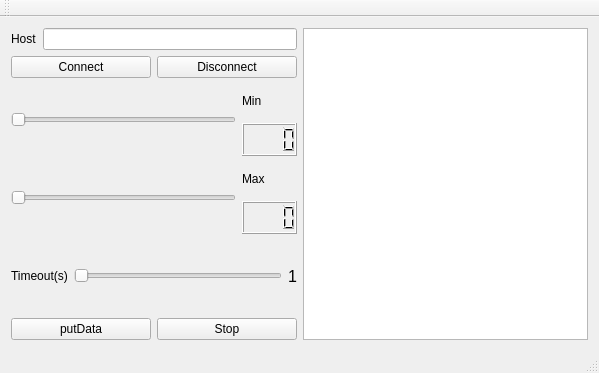
<?xml version="1.0" encoding="UTF-8"?>
<ui version="4.0">
 <class>MainWindow</class>
 <widget class="QMainWindow" name="MainWindow">
  <property name="geometry">
   <rect>
    <x>0</x>
    <y>0</y>
    <width>599</width>
    <height>373</height>
   </rect>
  </property>
  <property name="windowTitle">
   <string>MainWindow</string>
  </property>
  <property name="autoFillBackground">
   <bool>false</bool>
  </property>
  <widget class="QWidget" name="centralWidget">
   <layout class="QGridLayout" name="gridLayout">
    <item row="0" column="0">
     <layout class="QHBoxLayout" name="horizontalLayout_6">
      <item>
       <widget class="QLabel" name="label_3">
        <property name="text">
         <string>Host</string>
        </property>
       </widget>
      </item>
      <item>
       <widget class="QLineEdit" name="lineEdit_Host"/>
      </item>
     </layout>
    </item>
    <item row="1" column="0">
     <layout class="QHBoxLayout" name="horizontalLayout_5">
      <item>
       <widget class="QPushButton" name="pushButton_connect">
        <property name="text">
         <string>Connect</string>
        </property>
       </widget>
      </item>
      <item>
       <widget class="QPushButton" name="pushButton_disconnect">
        <property name="text">
         <string>Disconnect</string>
        </property>
       </widget>
      </item>
     </layout>
    </item>
    <item row="2" column="0">
     <layout class="QHBoxLayout" name="horizontalLayout_2">
      <item>
       <widget class="QSlider" name="horizontalSlider_min">
        <property name="orientation">
         <enum>Qt::Horizontal</enum>
        </property>
       </widget>
      </item>
      <item>
       <layout class="QVBoxLayout" name="verticalLayout">
        <item>
         <widget class="QLabel" name="label">
          <property name="text">
           <string>Min</string>
          </property>
         </widget>
        </item>
        <item>
         <widget class="QLCDNumber" name="lcdNumber_min">
          <property name="sizePolicy">
           <sizepolicy hsizetype="Minimum" vsizetype="Minimum">
            <horstretch>0</horstretch>
            <verstretch>0</verstretch>
           </sizepolicy>
          </property>
          <property name="smallDecimalPoint">
           <bool>false</bool>
          </property>
          <property name="digitCount">
           <number>4</number>
          </property>
          <property name="segmentStyle">
           <enum>QLCDNumber::Filled</enum>
          </property>
         </widget>
        </item>
       </layout>
      </item>
     </layout>
    </item>
    <item row="3" column="0">
     <layout class="QHBoxLayout" name="horizontalLayout">
      <item>
       <widget class="QSlider" name="horizontalSlider_max">
        <property name="orientation">
         <enum>Qt::Horizontal</enum>
        </property>
       </widget>
      </item>
      <item>
       <layout class="QVBoxLayout" name="verticalLayout_2">
        <item>
         <widget class="QLabel" name="label_2">
          <property name="text">
           <string>Max</string>
          </property>
         </widget>
        </item>
        <item>
         <widget class="QLCDNumber" name="lcdNumber_max">
          <property name="digitCount">
           <number>4</number>
          </property>
         </widget>
        </item>
       </layout>
      </item>
     </layout>
    </item>
    <item row="4" column="0">
     <layout class="QHBoxLayout" name="horizontalLayout_3">
      <item>
       <widget class="QLabel" name="label_4">
        <property name="text">
         <string>Timeout(s)</string>
        </property>
       </widget>
      </item>
      <item>
       <widget class="QSlider" name="horizontalSlider_time">
        <property name="minimum">
         <number>1</number>
        </property>
        <property name="maximum">
         <number>60</number>
        </property>
        <property name="orientation">
         <enum>Qt::Horizontal</enum>
        </property>
       </widget>
      </item>
      <item>
       <widget class="QLabel" name="label_5">
        <property name="font">
         <font>
          <pointsize>12</pointsize>
         </font>
        </property>
        <property name="text">
         <string>1</string>
        </property>
       </widget>
      </item>
     </layout>
    </item>
    <item row="5" column="0">
     <layout class="QHBoxLayout" name="horizontalLayout_4">
      <item>
       <widget class="QPushButton" name="pushButtonPut">
        <property name="text">
         <string>putData</string>
        </property>
       </widget>
      </item>
      <item>
       <widget class="QPushButton" name="pushButton_stop">
        <property name="text">
         <string>Stop</string>
        </property>
       </widget>
      </item>
     </layout>
    </item>
    <item row="0" column="1" rowspan="6">
     <widget class="QTextBrowser" name="textBrowser"/>
    </item>
   </layout>
   <zorder>lcdNumber_min</zorder>
   <zorder>label</zorder>
   <zorder>horizontalSlider_min</zorder>
   <zorder>layoutWidget</zorder>
   <zorder>label_2</zorder>
   <zorder>horizontalSlider_time</zorder>
   <zorder>label_4</zorder>
   <zorder>lcdNumber_time</zorder>
   <zorder></zorder>
   <zorder>horizontalSpacer</zorder>
   <zorder>pushButtonPut</zorder>
   <zorder>pushButton_stop</zorder>
   <zorder>lineEdit_Host</zorder>
   <zorder>label_3</zorder>
   <zorder>pushButton_disconnect</zorder>
   <zorder>line</zorder>
   <zorder>verticalSpacer</zorder>
   <zorder>line</zorder>
   <zorder>verticalSpacer_2</zorder>
   <zorder></zorder>
   <zorder></zorder>
   <zorder></zorder>
   <zorder>pushButton_connect</zorder>
   <zorder>textBrowser</zorder>
   <zorder>label_2</zorder>
  </widget>
  <widget class="QMenuBar" name="menuBar">
   <property name="geometry">
    <rect>
     <x>0</x>
     <y>0</y>
     <width>599</width>
     <height>21</height>
    </rect>
   </property>
  </widget>
  <widget class="QToolBar" name="mainToolBar">
   <attribute name="toolBarArea">
    <enum>TopToolBarArea</enum>
   </attribute>
   <attribute name="toolBarBreak">
    <bool>false</bool>
   </attribute>
  </widget>
  <widget class="QStatusBar" name="statusBar"/>
 </widget>
 <layoutdefault spacing="6" margin="11"/>
 <resources/>
 <connections>
  <connection>
   <sender>horizontalSlider_min</sender>
   <signal>valueChanged(int)</signal>
   <receiver>lcdNumber_min</receiver>
   <slot>display(int)</slot>
   <hints>
    <hint type="sourcelabel">
     <x>115</x>
     <y>166</y>
    </hint>
    <hint type="destinationlabel">
     <x>278</x>
     <y>174</y>
    </hint>
   </hints>
  </connection>
  <connection>
   <sender>horizontalSlider_max</sender>
   <signal>valueChanged(int)</signal>
   <receiver>lcdNumber_max</receiver>
   <slot>display(int)</slot>
   <hints>
    <hint type="sourcelabel">
     <x>115</x>
     <y>216</y>
    </hint>
    <hint type="destinationlabel">
     <x>268</x>
     <y>219</y>
    </hint>
   </hints>
  </connection>
  <connection>
   <sender>horizontalSlider_time</sender>
   <signal>valueChanged(int)</signal>
   <receiver>label_5</receiver>
   <slot>setNum(int)</slot>
   <hints>
    <hint type="sourcelabel">
     <x>145</x>
     <y>266</y>
    </hint>
    <hint type="destinationlabel">
     <x>288</x>
     <y>271</y>
    </hint>
   </hints>
  </connection>
 </connections>
</ui>
